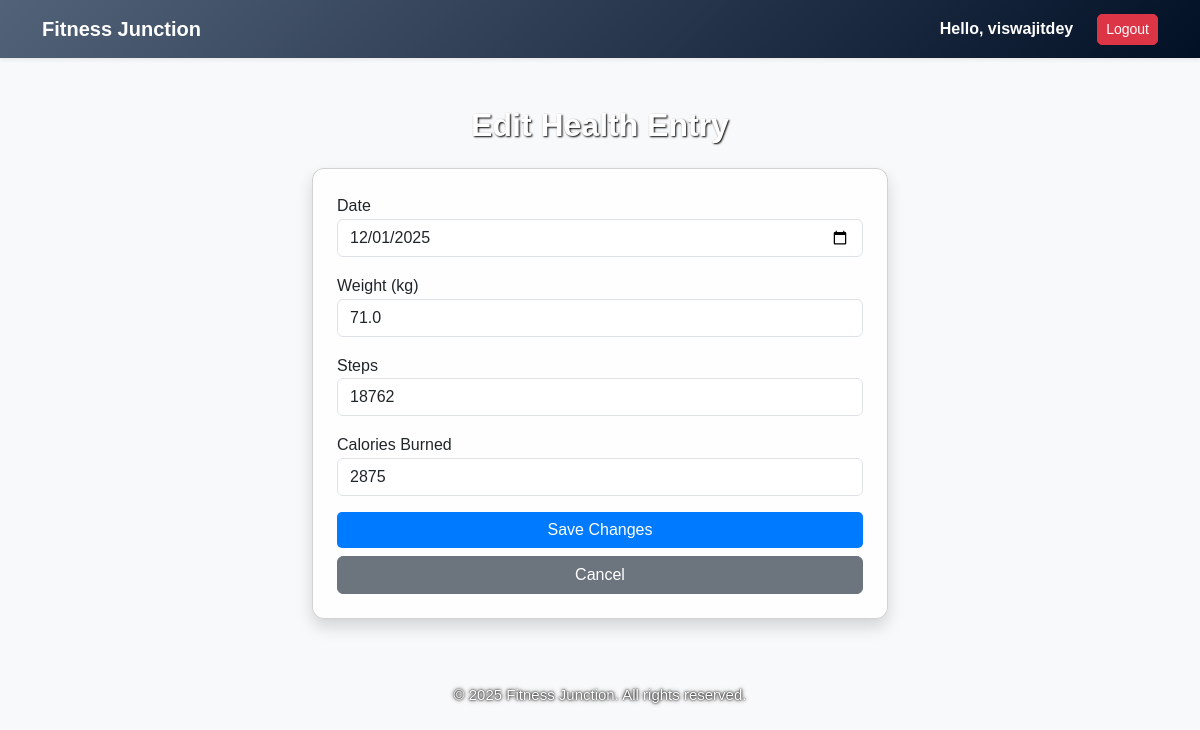
/edit/4 (signed in), run on the app's committed database.
### tables this page shows
CREATE TABLE health_data (
    data_id INTEGER PRIMARY KEY AUTOINCREMENT,
    user_id INTEGER NOT NULL,
    date TEXT NOT NULL,
    weight REAL,
    steps INTEGER,
    calories_burned INTEGER,
    FOREIGN KEY (user_id) REFERENCES users(user_id)
);

### app.py (the view, shortened to what this page needs)
@app.route("/edit/<int:data_id>", methods=["GET", "POST"])
def edit_entry(data_id):
    if "user_id" not in session:
        return redirect("/login")
    conn = get_db()
    cursor = conn.cursor()
    cursor.execute("""
        SELECT * FROM health_data
        WHERE data_id = ? AND user_id = ?
    """, (data_id, session["user_id"]))
    entry = cursor.fetchone()
    conn.close()
    if entry is None:
        return "Entry not found or unauthorized", 404
    return render_template("edit_data.html", entry=entry)

### app.py (called while the page is built)
def get_db():
    conn = sqlite3.connect("database/health.db")
    conn.row_factory = sqlite3.Row
    return conn

@app.context_processor
def inject_current_year():
    return {"current_year": datetime.now().year}

### templates/edit_data.html (shortened to what this page needs)
<!DOCTYPE html>
<html>
<head>
    <link rel="stylesheet" href="https://cdn.jsdelivr.net/npm/bootstrap@5.3.0/dist/css/bootstrap.min.css">
</head>
<body class="bg-light">
{% extends "base.html" %}
{% block content %}
<link rel="stylesheet" href="{{ url_for('static', filename='css/style.css') }}">
<div class="container mt-5" style="max-width: 600px;">
    <h2 class="mb-4 text-center">Edit Health Entry</h2>
    <form action="/edit/{{ entry.data_id }}" method="POST" class="card p-4 shadow">
        <div class="mb-3">
            <label>Date</label>
            <input type="date" name="date" value="{{ entry.date }}" class="form-control" required>
        </div>
        <div class="mb-3">
            <label>Weight (kg)</label>
            <input type="number" step="0.1" name="weight" value="{{ entry.weight }}" class="form-control">
        </div>
        <div class="mb-3">
            <label>Steps</label>
            <input type="number" name="steps" value="{{ entry.steps }}" class="form-control">
        </div>
        <div class="mb-3">
            <label>Calories Burned</label>
            <input type="number" name="calories" value="{{ entry.calories_burned }}" class="form-control">
        </div>
        <button class="btn btn-primary w-100">Save Changes</button>
        <a href="/dashboard" class="btn btn-secondary w-100 mt-2">Cancel</a>
    </form>
</div>
{% endblock %}

### static/css/style.css (style rules this page uses)
body { font-family: 'Arial', sans-serif; color: #333; margin: 0; padding: 0; background-image: url("../images/background.jpg"); background-size: cover; background-position: center; background-repeat: no-repeat; background-attachment: fixed; line-height: 1.6; position: relative; z-index: 0; }
.card { border-radius: 12px; box-shadow: 0 6px 15px rgba(0,0,0,0.1); background-color: rgba(255, 255, 255, 0.85); padding: 20px; }
.btn-primary { background-color: #007bff; border: none; border-radius: 5px; transition: 0.3s; }
input, select { border-radius: 5px; padding: 6px 10px; }
h2, h4 { font-weight: 600; color: #343a40; margin-bottom: 15px; }
h1, h2, h3, h4, para { color: #fff !important; text-shadow: 1px 1px 2px #000; }

### data on the page
health_data: date "12/01/2025", weight "71.0", steps "18762", calories "2875"

### other printed values
{{ session['username'] }} "viswajitdey"
